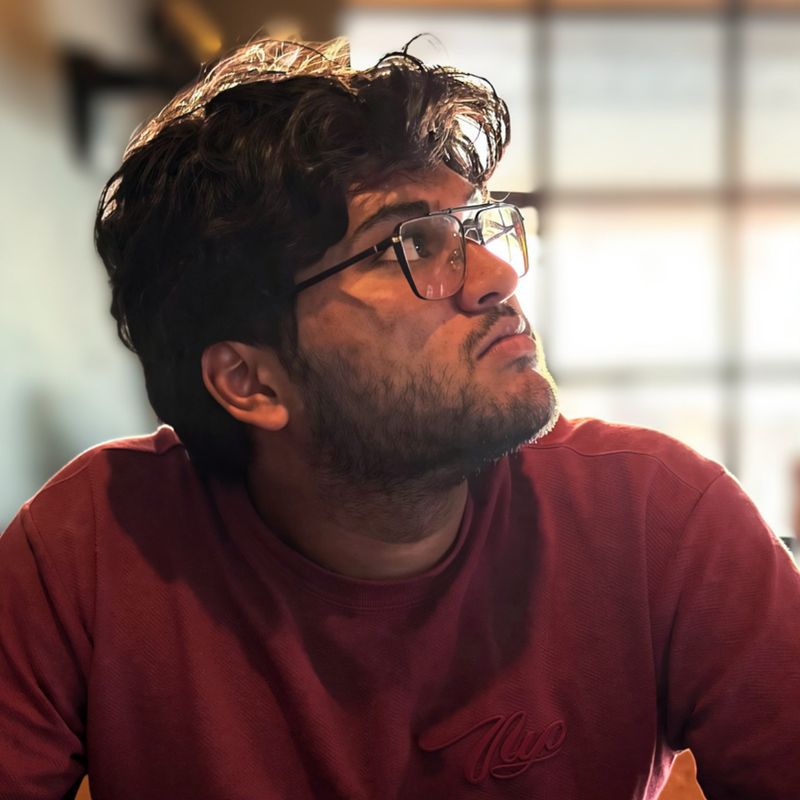
#> input picture CJPHO.png, 800 x 800 px
$ jupyter execute --allow-errors DIPEX0012.ipynb
#> lines starting #> are read from the running program, lines starting #| are printed output that depends on the picture; after the words box and inside, x2 and y2 are one past the last pixel; in counts of white or black regions, pixels touching at a corner belong together
## EX 12 Face Detection using Haar Cascades with OpenCV and Matplotlib

## Name: C J Rohit

## Register No: 212224243005

[cell 1]
import cv2
import numpy as np
import matplotlib.pyplot as plt

# Read the image
image = cv2.imread('CJPHO.png')
#> image is the input picture: shape (800, 800, 3); mean B, G, R 86.8, 90.5, 118.1

# Convert BGR to RGB
image_rgb = cv2.cvtColor(image, cv2.COLOR_BGR2RGB)

# Display original image
plt.imshow(image_rgb)
plt.title("Original Image")
plt.axis('off')
plt.show()

# Define ROI
roi = image[100:420, 200:550]
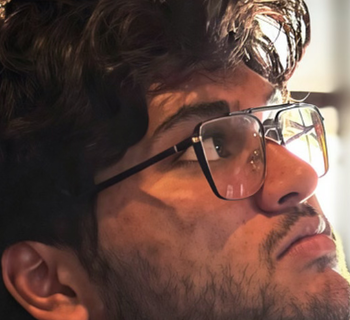
#> roi: shape (320, 350, 3); mean B, G, R 67.3, 75.5, 103.2

# Create a blank mask
mask = np.zeros_like(image)

# Place ROI on the mask
mask[100:420, 200:550] = roi
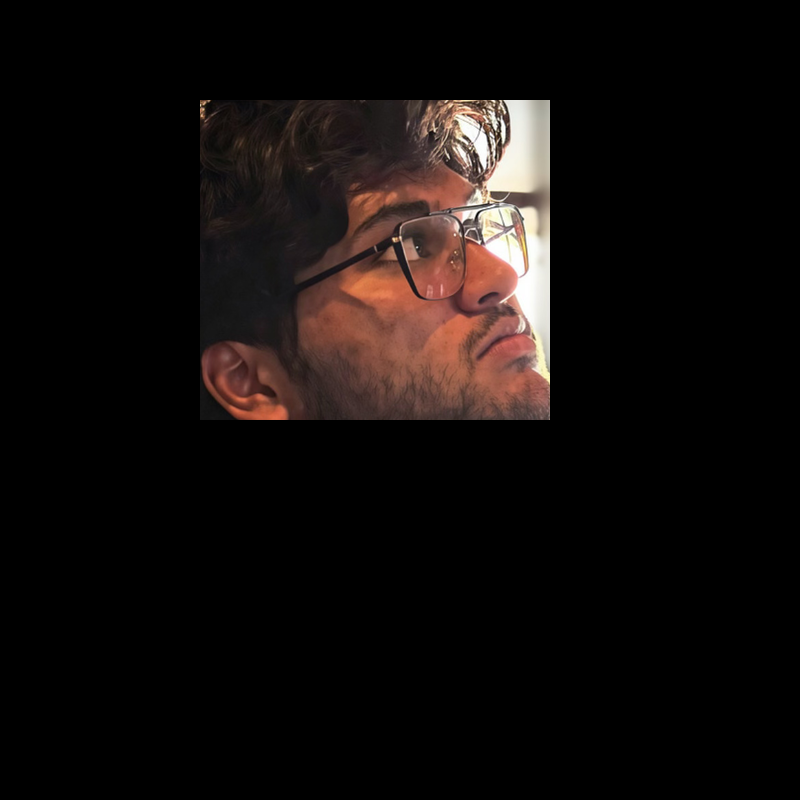
#> mask: shape (800, 800, 3); mean B, G, R 11.8, 13.2, 18.1

# Perform bitwise AND
segmented_roi = cv2.bitwise_and(image, mask)

# Convert result to RGB
segmented_roi_rgb = cv2.cvtColor(segmented_roi, cv2.COLOR_BGR2RGB)

# Display segmented ROI
plt.imshow(segmented_roi_rgb)
plt.title("Segmented ROI")
plt.axis('off')
plt.show()

[cell 2]
import cv2
import numpy as np
import matplotlib.pyplot as plt

# Read the image
image = cv2.imread('CJPHO.png')

# Convert image to grayscale
gray_image = cv2.cvtColor(image, cv2.COLOR_BGR2GRAY)
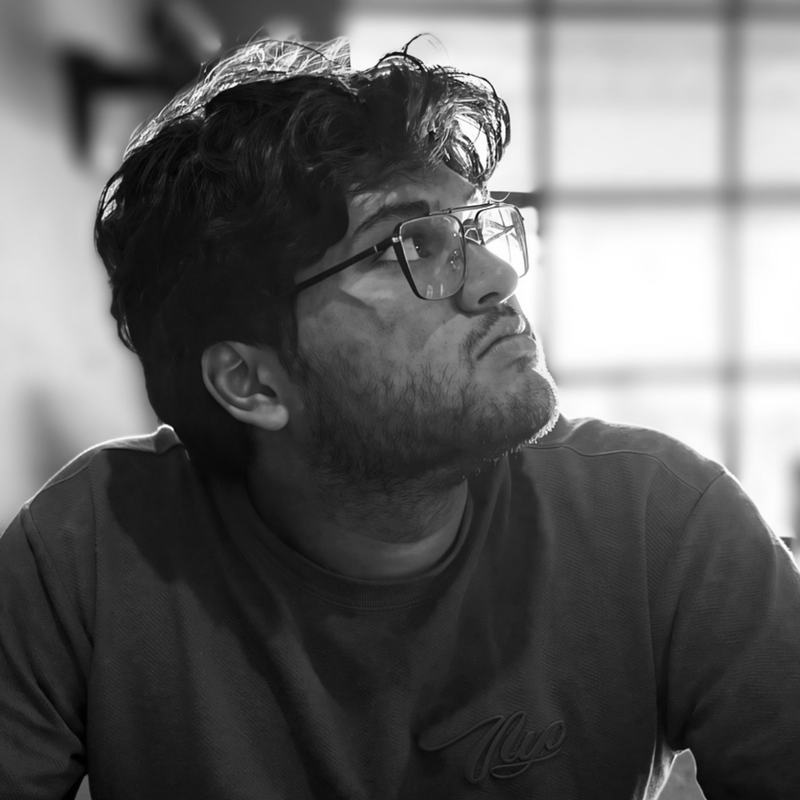
#> gray_image: shape (800, 800); min 0, max 255, mean 98.3

# Apply Gaussian blur
blurred_image = cv2.GaussianBlur(gray_image, (5, 5), 0)

# Apply Canny edge detection
edges = cv2.Canny(blurred_image, 50, 150)
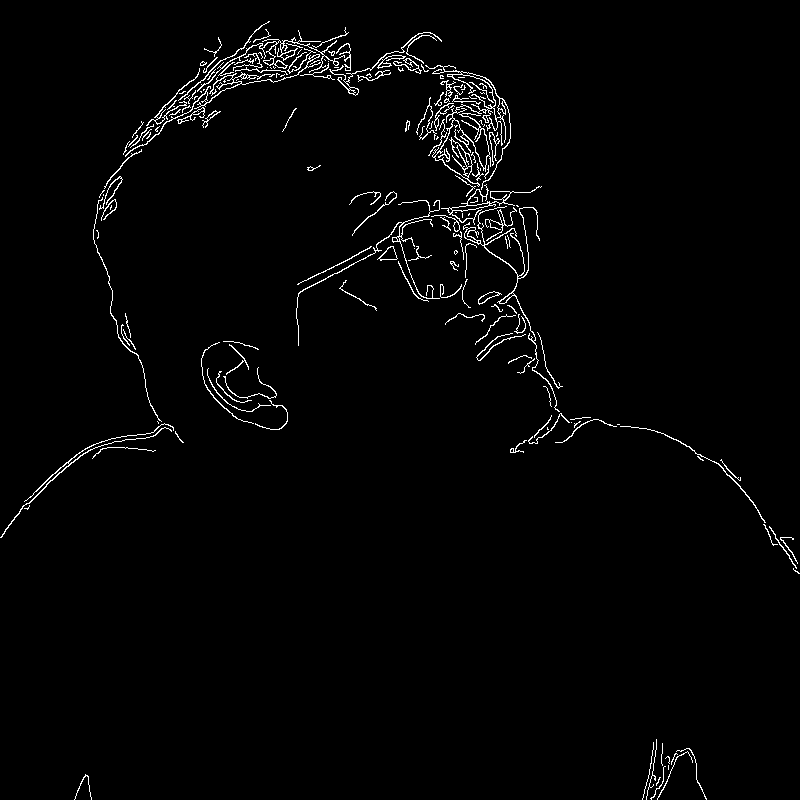
#> edges: shape (800, 800); 1.9% white in thin lines or dots

# Display Canny edges
plt.imshow(edges, cmap='gray')
plt.title("Canny Edge Detection")
plt.axis('off')
plt.show()

# Find contours
contours, _ = cv2.findContours(
    edges,
    cv2.RETR_EXTERNAL,
    cv2.CHAIN_APPROX_SIMPLE
)
#> contours = 178 contours, 138 with area under 20; largest, box (x1, y1, x2, y2) and area: (425, 65, 511, 190) 701, (441, 184, 542, 225) 348, (197, 30, 345, 92) 302, (463, 206, 560, 412) 292, (125, 54, 321, 157) 183

# Draw bounding boxes
result_image = image.copy()

for contour in contours:
    if cv2.contourArea(contour) > 50:
        x, y, w, h = cv2.boundingRect(contour)

        cv2.rectangle(
            result_image,
            (x, y),
            (x + w, y + h),
            (0, 255, 0),
            2
        )
#> this loop made 178 passes
#> (x, y, w, h) on passes 23, 25, 53, 62, 74, 75, 78, 86, 115, 117, 144, 153: (620, 426, 146, 97), (0, 423, 174, 115), (478, 291, 24, 14), (377, 246, 21, 15), (485, 207, 32, 34), (463, 206, 97, 206), (296, 200, 144, 146), (441, 184, 101, 41), (177, 107, 28, 17), (434, 103, 21, 28), (146, 68, 54, 58), (425, 65, 86, 125)
#> contour on passes 4, 22, 24, 26, 28, 60: [[668, 765], [668, 769]], [[547, 427], [547, 429], [548, 429], [547, 428]], [[617, 424], [619, 424]], [[571, 422]], [[157, 421], [158, 422], [158, 423], [158, 422]], [[414, 248]]
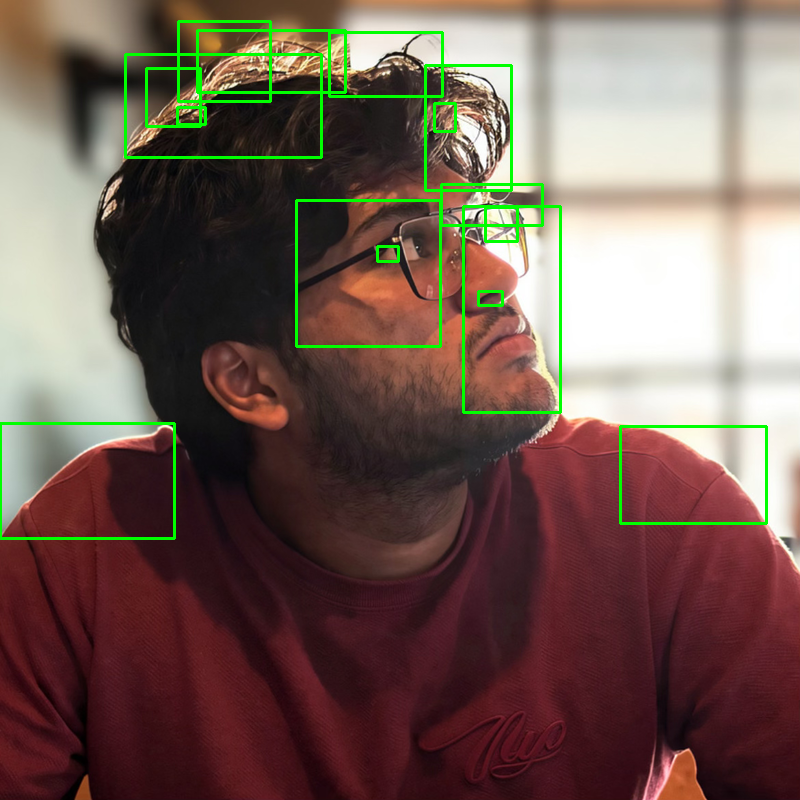
#> result_image: shape (800, 800, 3); 2.43% of pixels changed, all inside (x1, y1, x2, y2) = (0, 20, 768, 540)

# Display handwriting detection result
plt.imshow(cv2.cvtColor(result_image, cv2.COLOR_BGR2RGB))
plt.title("Handwriting Detection")
plt.axis('off')
plt.show()
